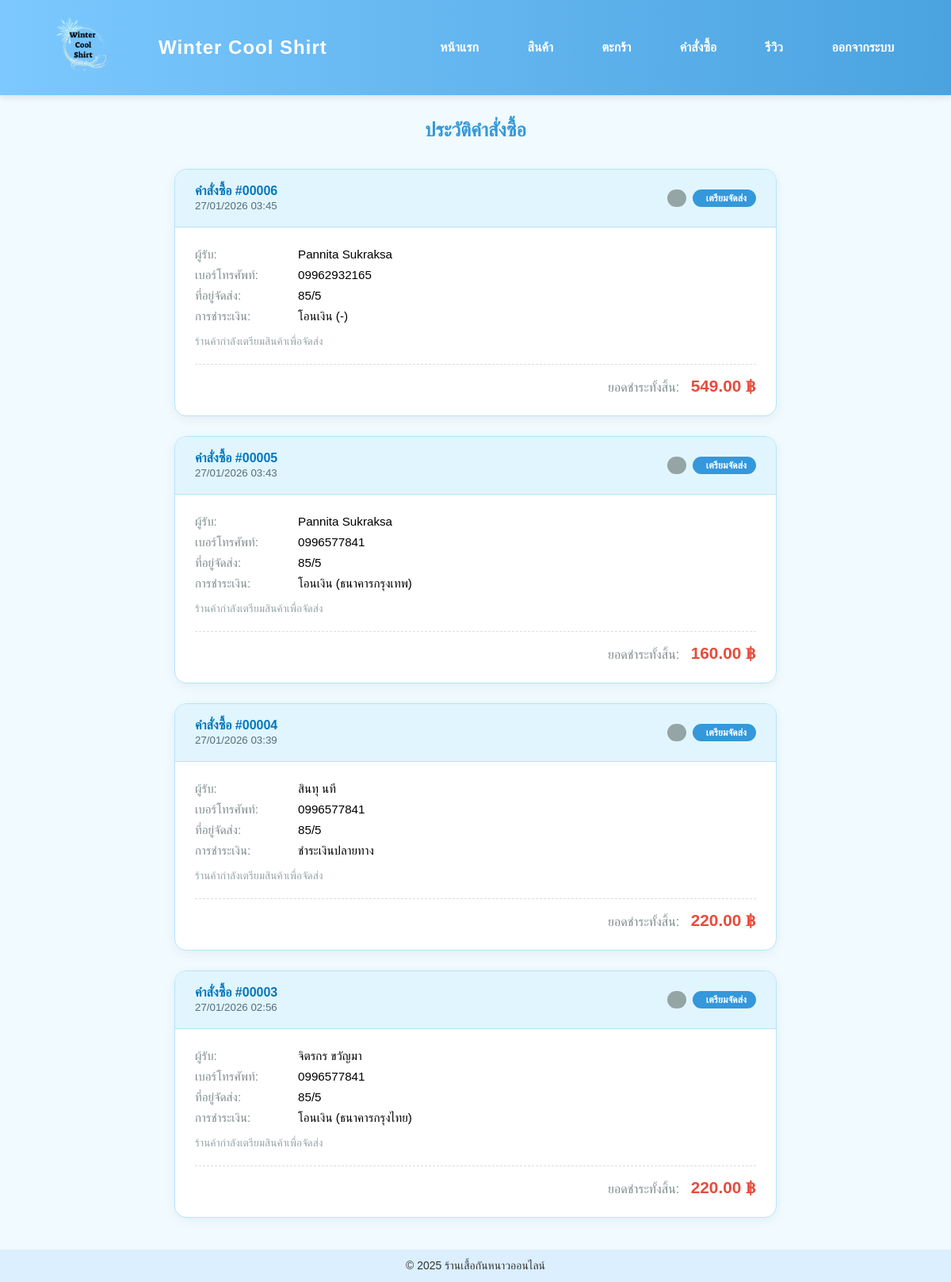
/orders.php (signed in), run on the app's committed database.
### tables this page shows
CREATE TABLE `orders` (
  `order_id` int(11) NOT NULL,
  `user_id` int(11) DEFAULT NULL,
  `customer_name` varchar(255) NOT NULL,
  `customer_phone` varchar(20) NOT NULL,
  `customer_address` text NOT NULL,
  `payment_method` varchar(50) NOT NULL,
  `bank_name` varchar(100) DEFAULT '-',
  `total_price` decimal(10,2) NOT NULL,
  `status` varchar(50) DEFAULT 'pending',
  `order_status` enum('รอชำระเงิน','กำลังเตรียมสินค้า','กำลังจัดส่ง','สำเร็จ','ยกเลิก') DEFAULT 'รอชำระเงิน',
  `created_at` timestamp NOT NULL DEFAULT current_timestamp(),
  `shipping_status` varchar(50) DEFAULT 'เตรียมจัดส่ง',
  `tracking_number` varchar(100) DEFAULT NULL
);

### orders.php (the view, shortened to what this page needs)
<?php
require_once 'includes/config.php';
include 'includes/header.php';
$user_id = $_SESSION['user_id'];
try {
    $sql_select = "SELECT * FROM orders WHERE user_id = :uid ORDER BY created_at DESC";
    $stmt = $conn->prepare($sql_select);
    $stmt->execute([':uid' => $user_id]);
    $orders = $stmt->fetchAll(PDO::FETCH_ASSOC);
} catch (PDOException $e) {
    $orders = [];
}
function getStatusStyle($status) {
    switch ($status) {
        case 'เตรียมจัดส่ง': case 'กำลังจัดส่ง': return 'background-color: #3498db;';
        default: return 'background-color: #95a5a6;';
    }
}
?>
<div class="history-container">
    <h2 style="text-align:center; color: var(--primary-blue); margin-bottom:35px;"><i class="fas fa-box-open"></i>ประวัติคำสั่งซื้อ</h2>
    <?php if (!empty($orders)): ?>
        <?php foreach ($orders as $order): ?>
            <div class="order-card">
                <div class="order-header">
                    <div>
                        <strong style="color:#0277bd;">คำสั่งซื้อ #<?= str_pad($order['order_id'], 5, '0', STR_PAD_LEFT) ?></strong><br>
                        <small style="color:#546e7a;"><i class="far fa-calendar-alt"></i> <?= date('d/m/Y H:i', strtotime($order['created_at'])) ?></small>
                    </div>
                    <div class="status-group">
                        <span class="status-badge" style="<?= getStatusStyle($order['order_status']) ?>" title="สถานะชำระเงิน">
                        </span>
                        <span class="status-badge" style="<?= getStatusStyle($order['shipping_status'] ?? 'เตรียมจัดส่ง') ?>" title="สถานะจัดส่ง">
                            <i class="fas fa-truck"></i> <?= !empty($order['shipping_status']) ? htmlspecialchars($order['shipping_status']) : 'เตรียมจัดส่ง' ?>
                        </span>
                    </div>
                </div>
                <div class="order-body">
                    <div class="info-group">
                        <span class="info-label">ผู้รับ:</span>
                        <span><?= htmlspecialchars($order['customer_name']) ?></span>
                    </div>
                    <div class="info-group">
                        <span class="info-label">เบอร์โทรศัพท์:</span>
                        <span><?= htmlspecialchars($order['customer_phone']) ?></span>
                    </div>
                    <div class="info-group">
                        <span class="info-label">ที่อยู่จัดส่ง:</span>
                        <span><?= htmlspecialchars($order['customer_address']) ?></span>
                    </div>
                    <div class="info-group">
                        <span class="info-label">การชำระเงิน:</span>
                        <span>
                            <?= htmlspecialchars($order['payment_method']) ?>
                            <?= ($order['payment_method'] == 'โอนเงิน' && !empty($order['bank_name'])) ? "(".htmlspecialchars($order['bank_name']).")" : "" ?>
                        </span>
                    </div>
                    <?php if(!empty($order['tracking_number'])): ?>
                    <div class="tracking-box">
                        <div style="font-weight: bold; color: #2c3e50; margin-bottom: 5px;"><i class="fas fa-shipping-fast"></i> ข้อมูลการจัดส่ง</div>
                        <div class="info-group" style="margin-bottom:0;">
                            <span class="info-label">เลขพัสดุ:</span>
                            <span style="color: var(--primary-blue); font-weight: bold; font-size: 1.1em;"><?= htmlspecialchars($order['tracking_number']) ?></span>
                        </div>
                    </div>
                    <?php else: ?>
                        <p style="font-size: 0.85em; color: #95a5a6; margin-top: 15px;"><i class="fas fa-sync-alt fa-spin"></i> ร้านค้ากำลังเตรียมสินค้าเพื่อจัดส่ง</p>
                    <?php endif; ?>
                    <div style="text-align: right; margin-top: 20px; border-top: 1px dashed #ddd; padding-top: 15px;">
                        <span style="color:#7f8c8d; margin-right: 10px;">ยอดชำระทั้งสิ้น:</span>
                        <span class="total-amount"><?= number_format($order['total_price'], 2) ?> ฿</span>
                    </div>
                </div>
            </div>
        <?php endforeach; ?>
    <?php endif; ?>
</div>
<?php include 'includes/footer.php'; ?>

### includes/header.php (shortened to what this page needs)
<!DOCTYPE html>
<html lang="th">
<head>
</head>
<body>
<header>
    <div class="header-inner">
        <div class="logo-area">
            <img src="logo/โลโก้.png" alt="Winter Cool Shirt Logo">
            <div class="logo-text">Winter Cool Shirt</div>
        </div>
        <nav>
            <a href="index.php">หน้าแรก</a>
            <a href="products.php">สินค้า</a>
            <a href="cart.php">ตะกร้า</a>
            <a href="orders.php">คำสั่งซื้อ</a>
            <a href="reviews.php">รีวิว</a>
            <?php if(isset($_SESSION['user_id'])): ?>
                <a href="logout.php">ออกจากระบบ</a>
            <?php else: ?>
                <a href="login.php">เข้าสู่ระบบ</a>
                <a href="register.php">สมัครสมาชิก</a>
            <?php endif; ?>
        </nav>
    </div>
</header>

### includes/footer.php (shortened to what this page needs)
<footer>
© 2025 ร้านเสื้อกันหนาวออนไลน์
</footer>
</body>
</html>

### includes/header.php (style rules this page uses)
* { box-sizing:border-box; }
body { font-family: "Segoe UI", Arial, sans-serif; background:#eef7ff; margin:0; }
header { background:linear-gradient(90deg,#7cc8ff,#4aa3df); padding:15px 0; color:white; box-shadow:0 3px 8px rgba(0,0,0,0.1); }
.header-inner { width:90%; margin:auto; display:flex; align-items:center; justify-content:space-between; }
.logo-area { display:flex; align-items:center; }
.logo-area img { height:90px; margin-right:50px; }
.logo-text { font-size:24px; font-weight:bold; letter-spacing:1px; }
nav a { color:white; text-decoration:none; margin-left:33px; font-weight:600; padding:6px 12px; border-radius:6px; transition:0.3s; }
footer { text-align:center; padding:12px; margin-top:40px; background:#dbefff; color:#333; font-size:14px; }

### orders.php (style rules this page uses)
:root { --primary-blue: #3498db; --light-bg: #f0faff; }
body { background-color: var(--light-bg); font-family: 'Kanit', sans-serif; }
.history-container { max-width: 800px; margin: 30px auto; padding: 0 20px; }
.order-card { background: white; border-radius: 15px; box-shadow: 0 4px 15px rgba(0,0,0,0.05); margin-bottom: 25px; border: 1px solid #b3e5fc; overflow: hidden; }
.order-header { background: #e1f5fe; padding: 18px 25px; display: flex; justify-content: space-between; align-items: center; border-bottom: 1px solid #b3e5fc; }
.status-group { display: flex; gap: 8px; flex-wrap: wrap; }
.status-badge { padding: 4px 12px; border-radius: 20px; font-size: 0.75em; font-weight: bold; color: white; display: inline-flex; align-items: center; gap: 5px; }
.order-body { padding: 25px; }
.info-group { display: grid; grid-template-columns: 130px 1fr; margin-bottom: 8px; font-size: 0.95em; }
.info-label { font-weight: 500; color: #7f8c8d; }
.total-amount { font-size: 1.3em; color: #e74c3c; font-weight: bold; }

### data on the page
orders: order_id "00006", created_at "27/01/2026 03:45", shipping_status "เตรียมจัดส่ง", customer_name "Pannita Sukraksa", customer_phone "09962932165", customer_address "85/5", payment_method "โอนเงิน", bank_name "-", shows "ร้านค้ากำลังเตรียมสินค้าเพื่อจัดส่ง", total_price "549.00"
orders: order_id "00005", created_at "27/01/2026 03:43", shipping_status "เตรียมจัดส่ง", customer_name "Pannita Sukraksa", customer_phone "0996577841", customer_address "85/5", payment_method "โอนเงิน", bank_name "ธนาคารกรุงเทพ", shows "ร้านค้ากำลังเตรียมสินค้าเพื่อจัดส่ง", total_price "160.00"
orders: order_id "00004", created_at "27/01/2026 03:39", shipping_status "เตรียมจัดส่ง", customer_name "สินทุ นที", customer_phone "0996577841", customer_address "85/5", payment_method "ชำระเงินปลายทาง", shows "ร้านค้ากำลังเตรียมสินค้าเพื่อจัดส่ง", total_price "220.00"
orders: order_id "00003", created_at "27/01/2026 02:56", shipping_status "เตรียมจัดส่ง", customer_name "จิตรกร ขวัญมา", customer_phone "0996577841", customer_address "85/5", payment_method "โอนเงิน", bank_name "ธนาคารกรุงไทย", shows "ร้านค้ากำลังเตรียมสินค้าเพื่อจัดส่ง", total_price "220.00"
